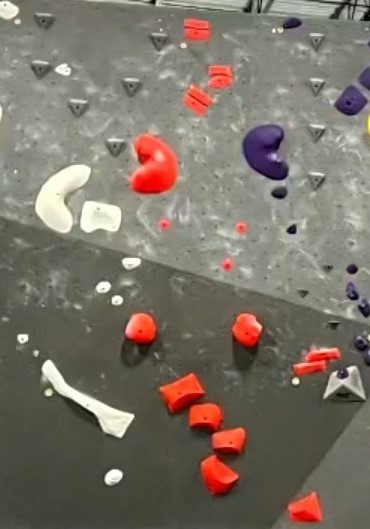
#> input picture assets/icb_2.jpg, 370 x 529 px
$ python new_tracker.py
#> lines starting #> are read from the running program, lines starting #| are printed output that depends on the picture
#> in main, input_img is the input picture: shape (529, 370, 3); mean B, G, R 103.4, 114.3, 123.3
import cv2
import numpy as np

def nothing(x):
    pass

def setupHSVTracking():
    # # create trackbars for HSV color masking
    cv2.namedWindow("hsv_Tracking")
    cv2.createTrackbar("LH", "hsv_Tracking", 0, 255, nothing)
    cv2.createTrackbar("LS", "hsv_Tracking", 0, 255, nothing)
    cv2.createTrackbar("LV", "hsv_Tracking", 0, 255, nothing)
    cv2.createTrackbar("UH", "hsv_Tracking", 255, 255, nothing)
    cv2.createTrackbar("US", "hsv_Tracking", 255, 255, nothing)
    cv2.createTrackbar("UV", "hsv_Tracking", 255, 255, nothing)


def getHSVTracking(img):
    hsv = cv2.cvtColor(img, cv2.COLOR_BGR2HSV)

    l_h = cv2.getTrackbarPos("LH", "hsv_Tracking")
    l_s = cv2.getTrackbarPos("LS", "hsv_Tracking")
    l_v = cv2.getTrackbarPos("LV", "hsv_Tracking")
    u_h = cv2.getTrackbarPos("UH", "hsv_Tracking")
    u_s = cv2.getTrackbarPos("US", "hsv_Tracking")
    u_v = cv2.getTrackbarPos("UV", "hsv_Tracking")

    l_b = np.array([l_h, l_s, l_v])
    u_b = np.array([u_h, u_s, u_v])

    mask = cv2.inRange(hsv, l_b, u_b)
    result = cv2.bitwise_and(img, img, mask=mask)

    cv2.imshow('mask', mask)
    cv2.imshow('result', result)
    # cv2.imshow('output', np.hstack([hsv, result]))

def setupCannyTracking():
    # # # create trackbars for Canny edge
    cv2.namedWindow('Canny_Tracking')
    cv2.createTrackbar('lowerB','Canny_Tracking',0,255,nothing)
    cv2.createTrackbar('upperB','Canny_Tracking',255,255,nothing)

def getCannyTracking(img):
    minVal = cv2.getTrackbarPos("lowerB", "Canny_Tracking")
    maxVal = cv2.getTrackbarPos("upperB", "Canny_Tracking")

    img_gray = cv2.cvtColor(img, cv2.COLOR_BGR2GRAY)
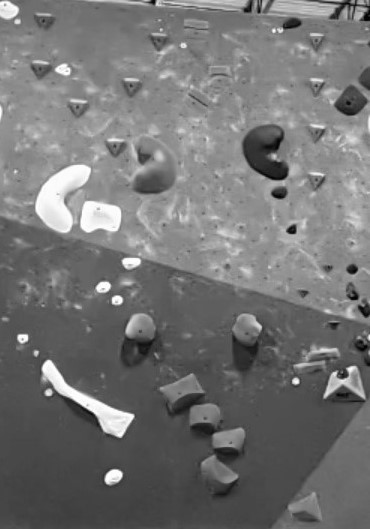
#> img_gray: shape (529, 370); min 1, max 254, mean 115.8
    img_canny = cv2.Canny(img_gray, minVal, maxVal)
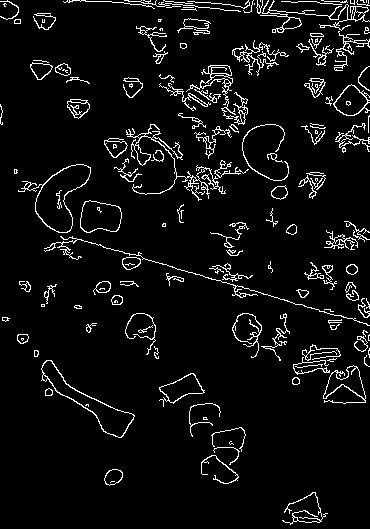
#> img_canny: shape (529, 370); 5.8% white in thin lines or dots

    cv2.imshow("Canny", img_canny)

def main():

    # setupHSVTracking()
    setupCannyTracking()


    while True:
        # cv2.namedWindow('output', cv2.WINDOW_AUTOSIZE)
        input_img = cv2.imread('assets/icb_2.jpg')
        cv2.imshow('input', input_img)

        # ----------------- Run Specific Testers -----------------
        # getHSVTracking(input_img)
        getCannyTracking(input_img)
        # ----------------- -------------------- -----------------

        key = cv2.waitKey(1)
#> (key Esc is pressed here)
        if key == 27:
            break
    cv2.destroyAllWindows()


if __name__=="__main__":
    main()

$ run again, with assets/icb_1.jpg copied over assets/icb_2.jpg
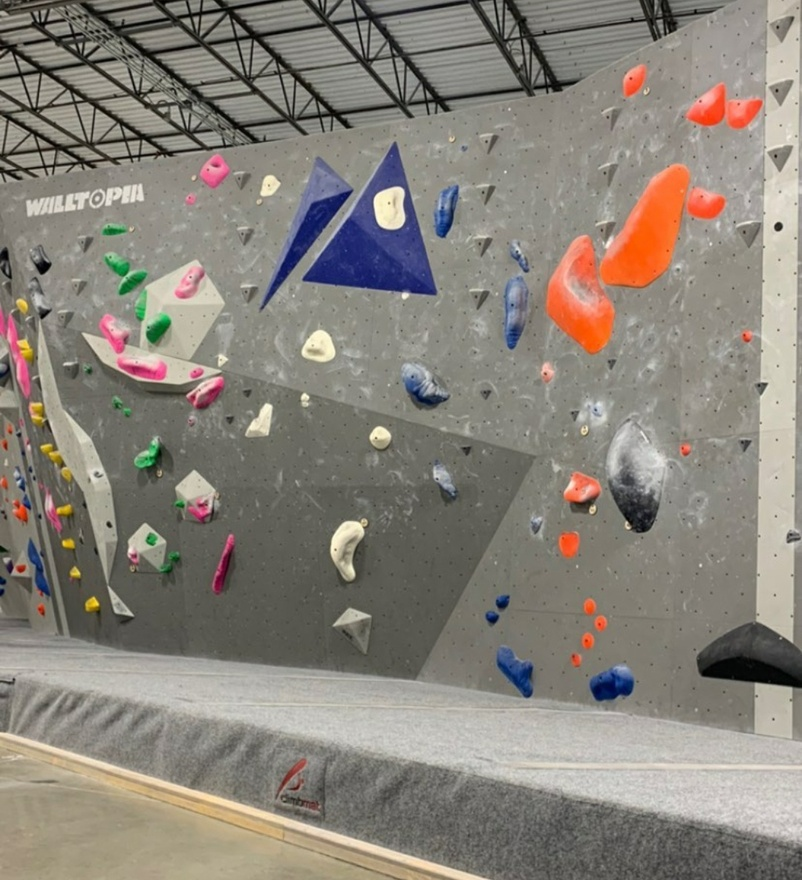
#> input picture assets/icb_1.jpg, 802 x 880 px, shrunk from 1080 x 1184 before the run
#> in main, input_img is the input picture: shape (880, 802, 3); mean B, G, R 122.2, 131.1, 137.1
#> in getCannyTracking, `img_gray = cv2.cvtColor(img, cv2.COLOR_BGR2GRAY)`:
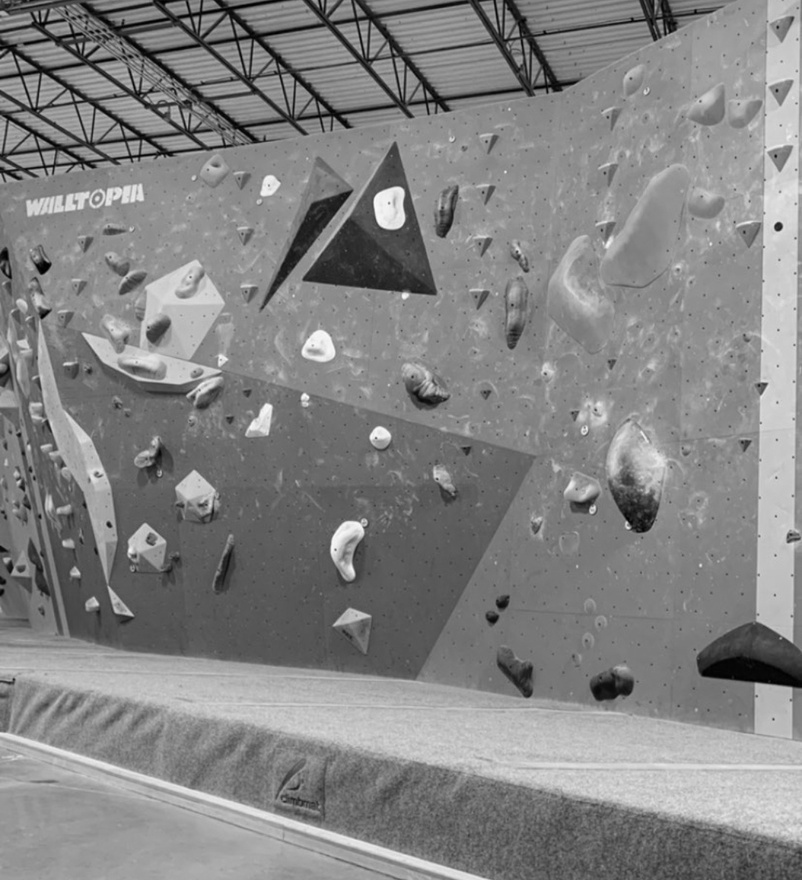
#> img_gray: shape (880, 802); min 0, max 251, mean 131.9
#> in getCannyTracking, `img_canny = cv2.Canny(img_gray, minVal, maxVal)`:
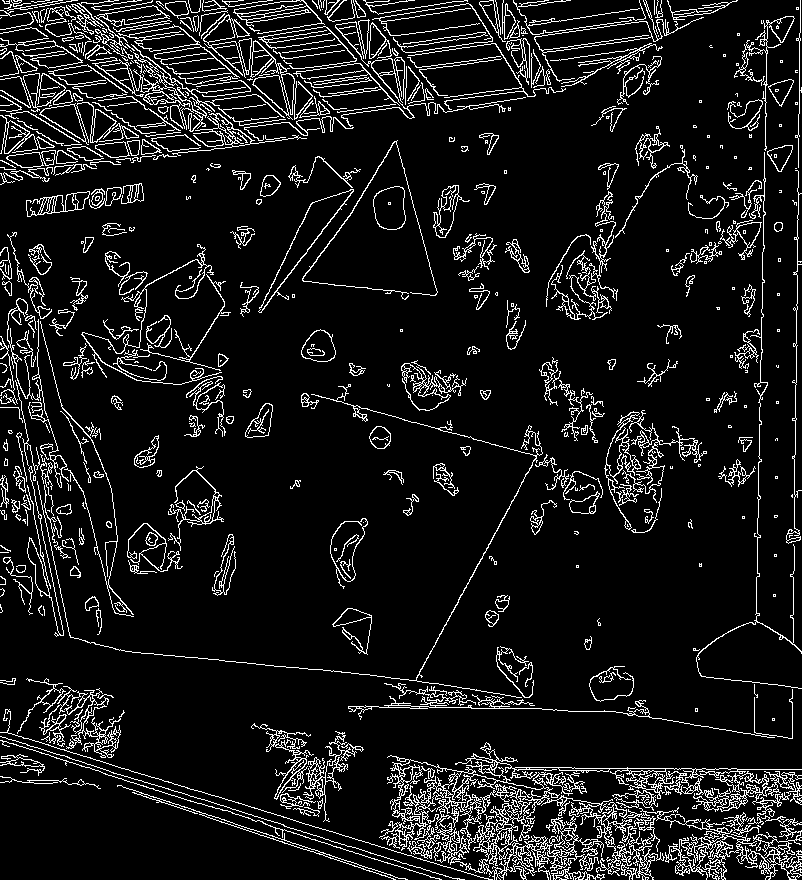
#> img_canny: shape (880, 802); 9.6% white in thin lines or dots

$ run again, with assets/Beta-e1659426883968.jpg copied over assets/icb_2.jpg
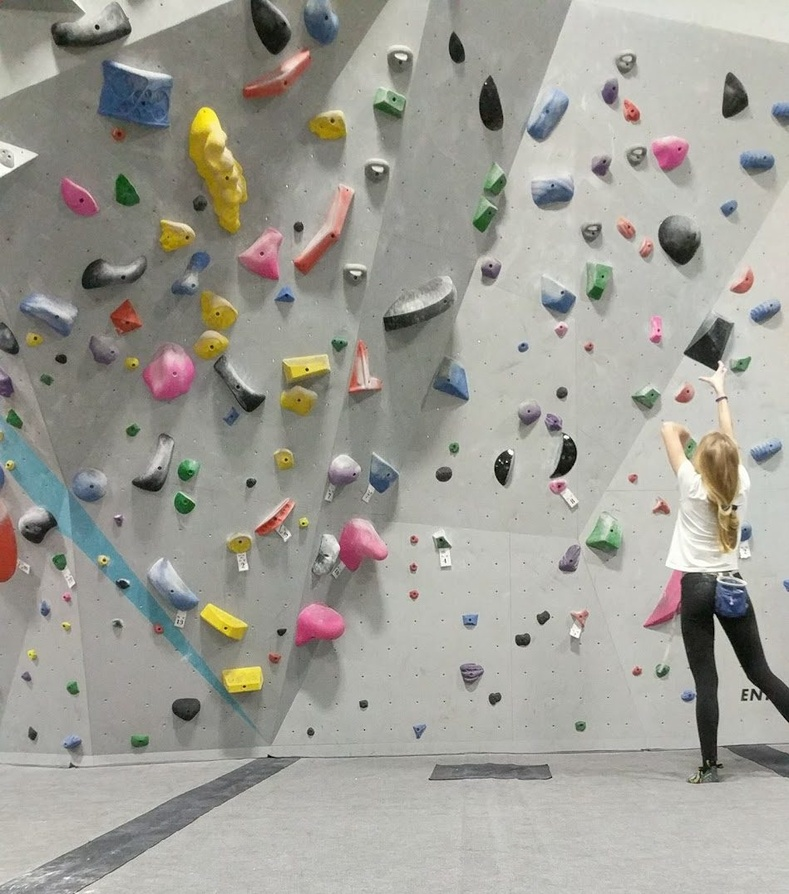
#> input picture assets/Beta-e1659426883968.jpg, 789 x 894 px, shrunk from 949 x 1076 before the run
#> in main, input_img is the input picture: shape (894, 789, 3); mean B, G, R 151.3, 158.7, 160
#> in getCannyTracking, `img_gray = cv2.cvtColor(img, cv2.COLOR_BGR2GRAY)`:
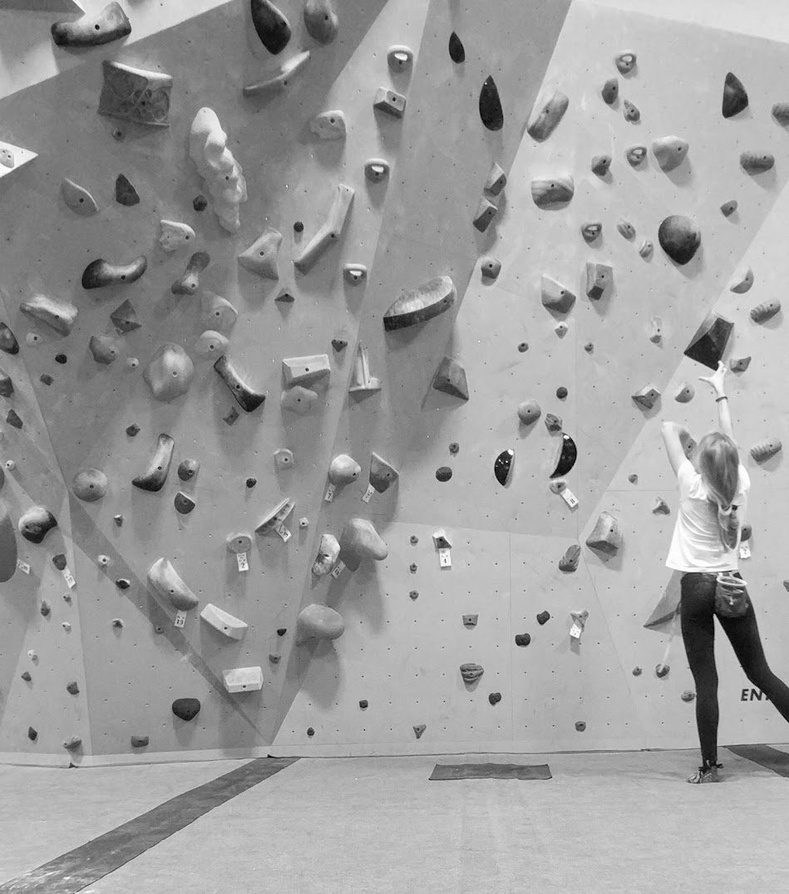
#> img_gray: shape (894, 789); min 1, max 255, mean 158.3
#> in getCannyTracking, `img_canny = cv2.Canny(img_gray, minVal, maxVal)`:
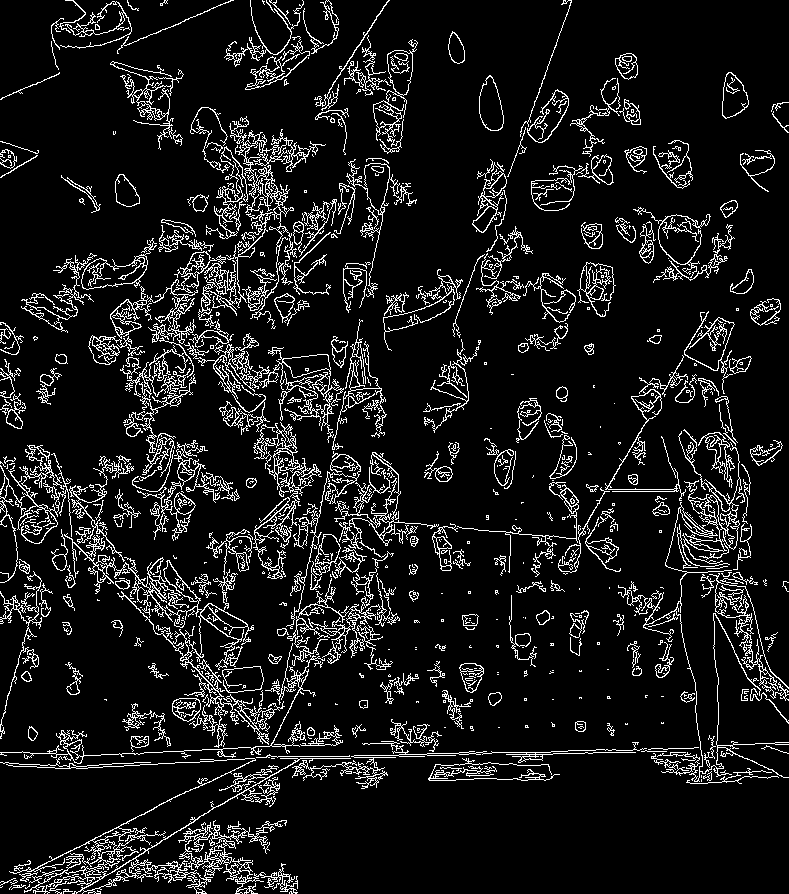
#> img_canny: shape (894, 789); 9.8% white in thin lines or dots
